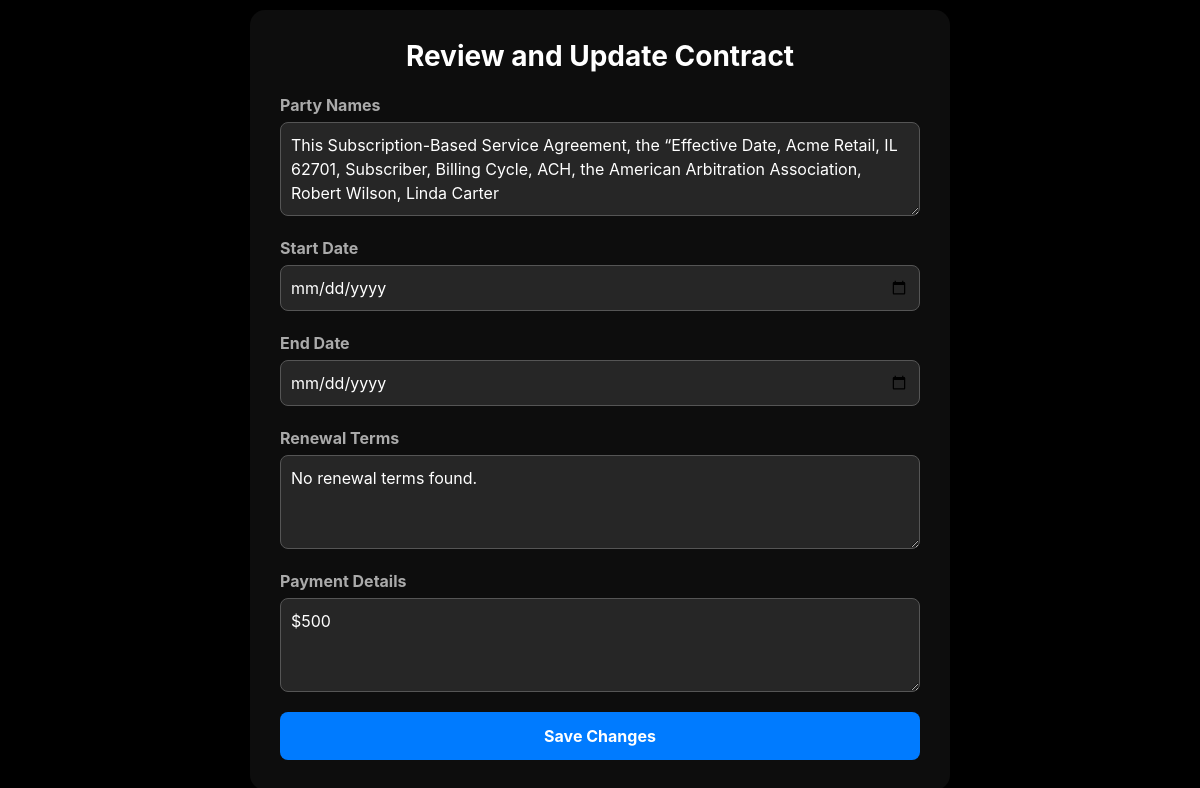
Page /contracts/details/32/review/ (signed in) on the committed database.
### contracts/models.py (models this page shows, shortened)
class ExtractedData(models.Model):
    contract = models.OneToOneField(Contract, on_delete=models.CASCADE)
    party_names = models.TextField(null=True, blank=True)
    start_date = models.DateField(null=True, blank=True)
    end_date = models.DateField(null=True, blank=True)
    renewal_terms = models.TextField(null=True, blank=True)
    payment_details = models.TextField(null=True, blank=True)

### contracts/views.py (the view)
# urls.py: path('details/<int:pk>/review/', views.review_contract, name='review_contract'),
@login_required
def review_contract(request, pk):
    contract = get_object_or_404(Contract, pk=pk, user=request.user)
    extracted_data = ExtractedData.objects.filter(contract=contract).first()
    if request.method == "POST":
        form = ContractReviewForm(request.POST, instance=extracted_data)
        if form.is_valid():
            form.save()
            return redirect('dashboard')
    else:
        form = ContractReviewForm(instance=extracted_data)
    print("Form Initial Data:", form.initial)  # Debug log
    return render(request, 'contracts/review_contract.html', {
        'form': form,
        'contract': contract
    })

### contracts/forms.py
class ContractReviewForm(forms.ModelForm):
    class Meta:
        model = ExtractedData
        fields = ['party_names', 'start_date', 'end_date', 'renewal_terms', 'payment_details']

### contracts/templates/contracts/review_contract.html (shortened to what this page needs)
<!DOCTYPE html>
<html lang="en">
  <head>
    <link
      href="https://cdn.jsdelivr.net/npm/bootstrap@5.3.0-alpha1/dist/css/bootstrap.min.css"
      rel="stylesheet"
    />
  </head>
  <body>
    <div class="container">
      <h1>Review and Update Contract</h1>
      <form method="POST">
        <div class="mb-3">
          <label for="party_names" class="form-label">Party Names</label>
          <textarea
            id="party_names"
            name="party_names"
            class="form-control"
            rows="3"
            placeholder="Enter party names..."
          >
{{ form.party_names.value }}</textarea
          >
        </div>
        <div class="mb-3">
          <label for="start_date" class="form-label">Start Date</label>
          <input
            id="start_date"
            type="date"
            name="start_date"
            class="form-control"
            value="{{ form.start_date.value }}"
          />
        </div>
        <div class="mb-3">
          <label for="end_date" class="form-label">End Date</label>
          <input
            id="start_date"
            type="date"
            name="start_date"
            class="form-control"
            value="{{ form.start_date.value|default_if_none:'' }}"
          />
        </div>
        <div class="mb-3">
          <label for="renewal_terms" class="form-label">Renewal Terms</label>
          <textarea
            id="renewal_terms"
            name="renewal_terms"
            class="form-control"
            rows="3"
            placeholder="Enter renewal terms..."
          >
{{ form.renewal_terms.value }}</textarea
          >
        </div>
        <div class="mb-3">
          <label for="payment_details" class="form-label"
            >Payment Details</label
          >
          <textarea
            id="payment_details"
            name="payment_details"
            class="form-control"
            rows="3"
            placeholder="Enter payment details..."
          >
{{ form.payment_details.value }}</textarea
          >
        </div>
        <button type="submit" class="btn-primary">Save Changes</button>
      </form>
    </div>
  </body>
</html>

### contracts/templates/contracts/review_contract.html (style rules this page uses)
body { background-color: #000; color: #fff; font-family: "SF Pro Display", sans-serif; min-height: 100vh; margin: 0; display: flex; justify-content: center; align-items: center; text-align: center; }
.container { max-width: 700px; width: 100%; padding: 30px; background: rgba(255, 255, 255, 0.05); border-radius: 15px; box-shadow: 0 10px 25px rgba(0, 0, 0, 0.5); animation: fadeIn 1s ease-in-out; }
h1 { font-size: 28px; font-weight: bold; margin-bottom: 20px; }
.form-label { font-weight: bold; color: #aaa; text-align: left; display: block; margin-bottom: 5px; }
.form-control { background: rgba(255, 255, 255, 0.1); color: #fff; border: 1px solid #555; border-radius: 8px; padding: 10px; margin-bottom: 20px; transition: all 0.3s ease; }
.btn-primary { background-color: #007bff; color: #fff; padding: 12px 15px; font-size: 16px; font-weight: bold; border: none; border-radius: 8px; cursor: pointer; transition: all 0.3s ease; width: 100%; }

### rows in the picture
ExtractedData: party_names "This Subscription-Based Service Agreement, the “Effective Date, Acme Retail, IL 62701, Subscriber, Billing Cycle, ACH, the American Arbitration Association, Robert Wilson, Linda Carter", renewal_terms "No renewal terms found.", payment_details "$500"
